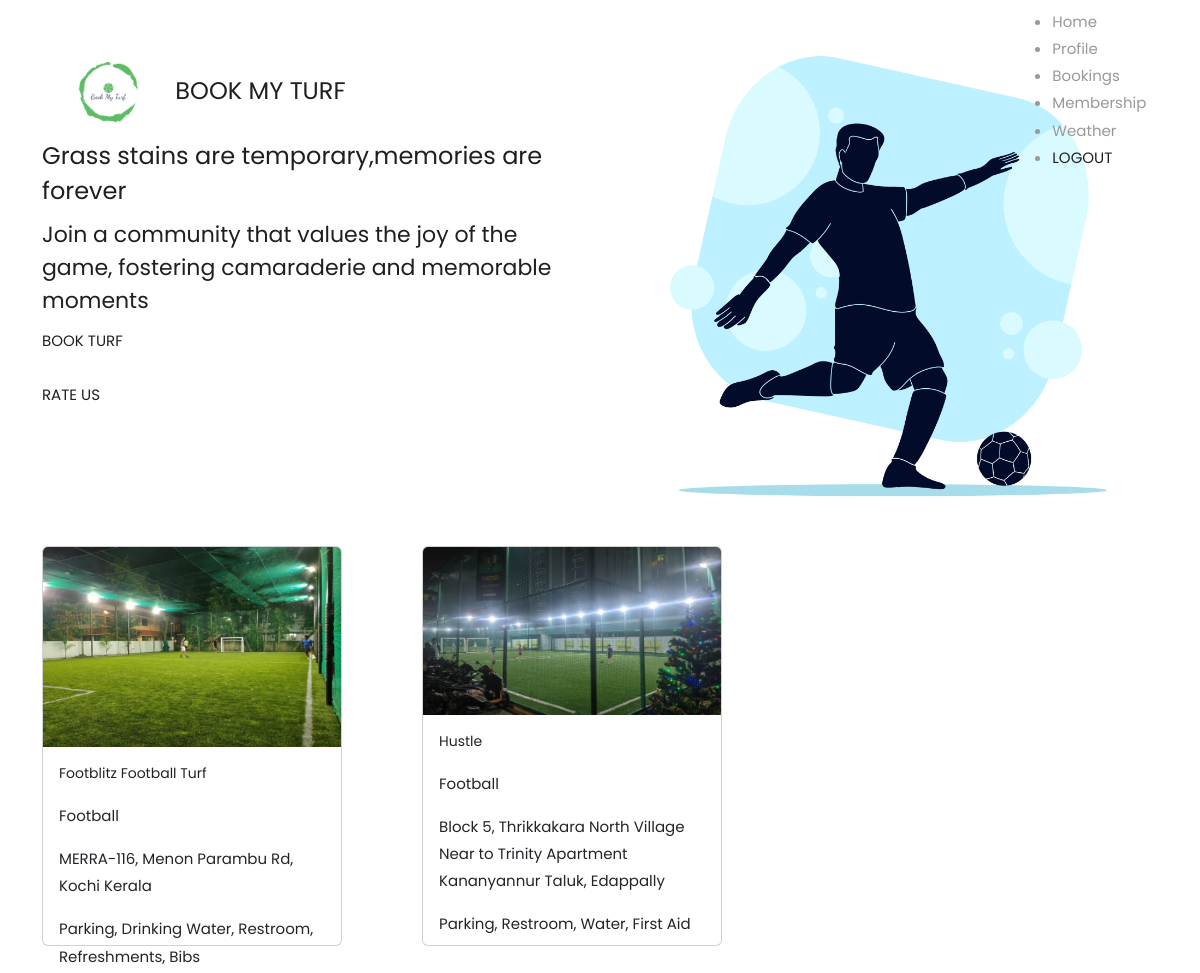
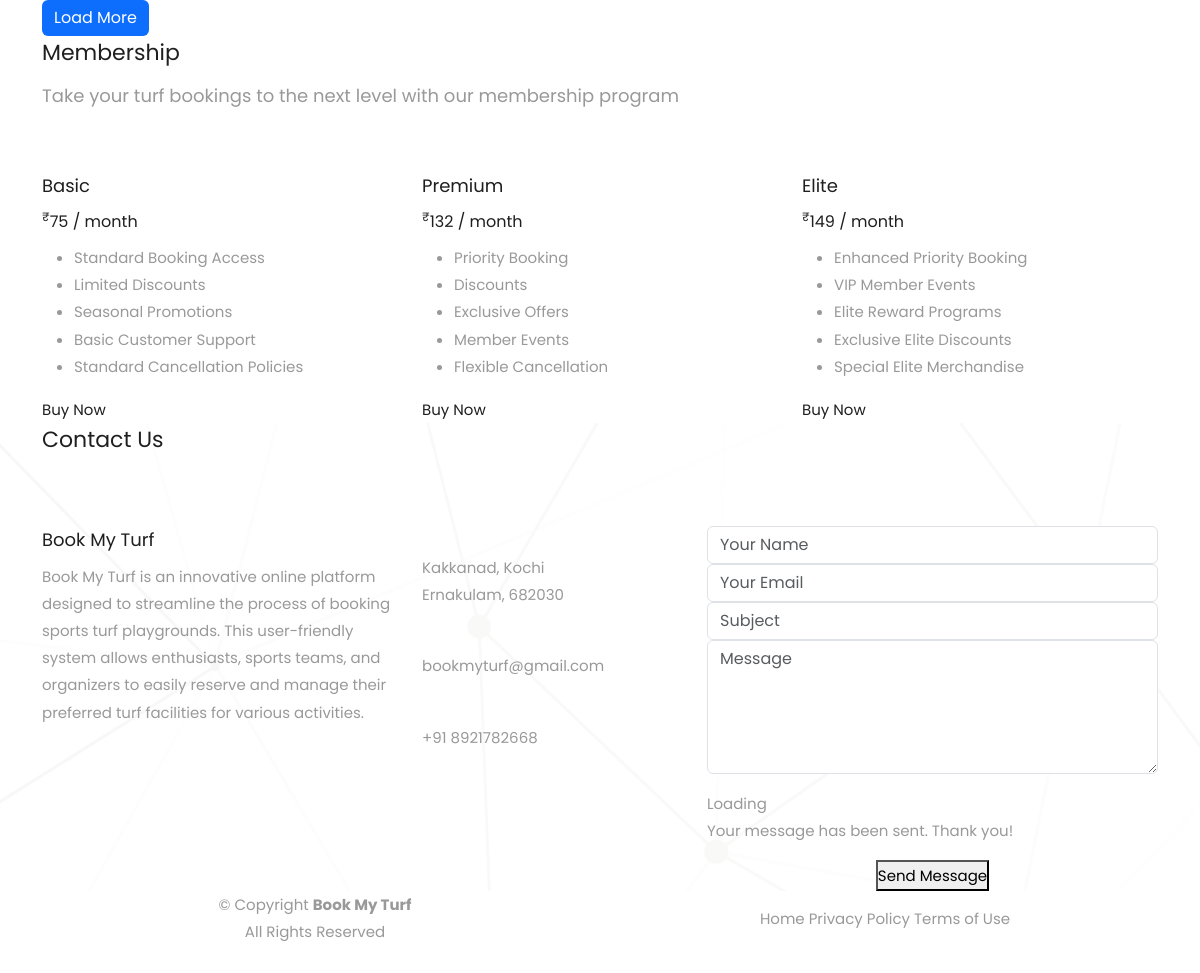
The page /userhomepage/ on the database its author committed (2 pictures, top to bottom).
### turf_app/models.py (models this page shows)
class turftbl(models.Model):
    tname = models.CharField(max_length=20, null=True)
    loc = models.CharField(max_length=50, null=True)
    timing = models.CharField(max_length=20, null=True)
    contact = models.IntegerField(null=True)
    email = models.EmailField(null=True)
    image = models.ImageField(null=True, upload_to='media')
    services = models.CharField(max_length=60, null=True)
    amenities = models.TextField(max_length=60, null=True)
    amount = models.IntegerField(max_length=4, null=True)

### turf_app/views.py (the view)
# urls.py: path("userhomepage/", views.userhomepage),
def userhomepage(request):
    v = turftbl.objects.all()[:3]
    return render(request, "userhomepage.html", {"v": v})

### templates/userhomepage.html (shortened to what this page needs)
<!DOCTYPE html>
{%load static%}
<html lang="en">
<head>
  <link href="{% static 'asset/vendor/aos/aos.css' %}" rel="stylesheet">
  <link href="{% static 'asset/vendor/bootstrap/css/bootstrap.min.css' %}" rel="stylesheet">
  <link href="{% static 'asset/vendor/bootstrap-icons/bootstrap-icons.css' %}" rel="stylesheet">
  <link href="{% static 'asset/vendor/boxicons/css/boxicons.min.css' %}" rel="stylesheet">
  <link href="{% static 'asset/vendor/glightbox/css/glightbox.min.css' %}" rel="stylesheet">
  <link href="{% static 'asset/vendor/remixicon/remixicon.css' %}" rel="stylesheet">
  <link href="{% static 'asset/vendor/swiper/swiper-bundle.min.css' %}" rel="stylesheet">
  <link href="{% static 'asset/css/style.css' %}" rel="stylesheet">
</head>
<body>
  <header id="header" class="fixed-top d-flex align-items-center">
    <div class="container d-flex align-items-center justify-content-between">
      <div class="logo">
        <h1><img src="{% static 'asset/img/turflogo.jpeg' %}" height="100px">BOOK MY TURF</h1>
      </div>
      <nav id="navbar" class="navbar">
        <ul>
          <li><a class="nav-link scrollto active" href="/userhomepage">Home</a></li>
          <li><a class="nav-link scrollto" href="/userprofile">Profile</a></li>
          <li><a class="nav-link scrollto" href="/viewbooking">Bookings</a></li>
          <li><a class="nav-link scrollto" href="/usermembership">Membership</a></li>
          <li><a class="nav-link scrollto" href="/weather">Weather</a></li>
          <li><a class="getstarted scrollto" href="/userlogin">LOGOUT</a></li>
        </ul>
        <i class="bi bi-list mobile-nav-toggle"></i>
      </nav>
    </div>
  </header>
  <section id="hero" class="d-flex align-items-center">
    <div class="container">
      <div class="row">
        <div class="col-lg-6 pt-5 pt-lg-0 order-2 order-lg-1 d-flex flex-column justify-content-center">
          <h1 data-aos="fade-up">Grass stains are temporary,memories are forever</h1>
          <h2 data-aos="fade-up" data-aos-delay="400">Join a community that values the joy of the game, fostering camaraderie and memorable moments</h2>
          <div data-aos="fade-up" data-aos-delay="800">
            <a href="/viewturf" class="btn-get-started scrollto">BOOK TURF</a><br><br>
            <a href="/review" class="btn-get-started scrollto">RATE US</a>
          </div>
        </div>
        <div class="col-lg-6 order-1 order-lg-2 hero-img" data-aos="fade-left" data-aos-delay="200">
          <img src="{% static 'asset/img/football.jpg' %}" class="img-fluid animated" alt="">
        </div>
      </div>
    </div>
  </section>
  <section id="book" class="book">
      <div class="container">
  <div class="row">
    {%for i in v%}
        <div class="col-sm-4">
<div class="card" style="width: 300px; height: 400px;">
  <img class="card-img-top" src="{{i.image}}" height="200" alt="Card image cap">
  <div class="card-body">
    <h5 class="card-title">{{i.tname}}</h5>
    <p class="card-text">{{i.services}}</p>
     <p class="card-text">{{i.loc}}</p>
     <p class="card-text">{{i.amenities}}</p>
  </div>
</div>
            </div>
{%endfor%}
</div>
       <br> <a href="/loadturfdetails/{{i.id}}" class="btn btn-primary">Load More</a>
</div>
   </section>
    <section id="pricing" class="pricing">
      <div class="container">
        <div class="section-title">
          <h2>Membership</h2>
          <p>Take your turf bookings to the next level with our membership program</p>
        </div>
        <div class="row">
          <div class="col-lg-4 col-md-6">
            <div class="box" data-aos="zoom-in-right" data-aos-delay="200">
              <h3>Basic</h3>
              <h4><sup>₹</sup>75<span> / month</span></h4>
              <ul>
                <li>Standard Booking Access</li>
                <li>Limited Discounts</li>
                <li>Seasonal Promotions</li>
                <li>Basic Customer Support</li>
                <li>Standard Cancellation Policies</li>
              </ul>
              <div class="btn-wrap">
                <a href="#" class="btn-buy">Buy Now</a>
              </div>
            </div>
          </div>
          <div class="col-lg-4 col-md-6 mt-4 mt-md-0">
            <div class="box recommended" data-aos="zoom-in" data-aos-delay="100">
              <h3>Premium</h3>
              <h4><sup>₹</sup>132<span> / month</span></h4>
              <ul>
                <li>Priority Booking</li>
                <li>Discounts</li>
                <li>Exclusive Offers</li>
                <li>Member Events</li>
                <li>Flexible Cancellation</li>
              </ul>
              <div class="btn-wrap">
                <a href="#" class="btn-buy">Buy Now</a>
              </div>
            </div>
          </div>
          <div class="col-lg-4 col-md-6 mt-4 mt-lg-0">
            <div class="box" data-aos="zoom-in-left" data-aos-delay="200">
              <h3>Elite</h3>
              <h4><sup>₹</sup>149<span> / month</span></h4>
              <ul>
                <li>Enhanced Priority Booking</li>
                <li>VIP Member Events</li>
                <li>Elite Reward Programs</li>
                <li>Exclusive Elite Discounts</li>
                <li>Special Elite Merchandise</li>
              </ul>
              <div class="btn-wrap">
                <a href="#" class="btn-buy">Buy Now</a>
              </div>
            </div>
          </div>
        </div>
      </div>
    </section>
   <section id="contact" class="contact">
      <div class="container">
        <div class="section-title" data-aos="fade-up">
          <h2>Contact Us</h2>
        </div>
        <div class="row">
          <div class="col-lg-4 col-md-6" data-aos="fade-up" data-aos-delay="100">
            <div class="contact-about">
              <h3>Book My Turf</h3>
              <p>Book My Turf is an innovative online platform designed to streamline the process of booking sports turf playgrounds. This user-friendly system allows enthusiasts, sports teams, and organizers to easily reserve and manage their preferred turf facilities for various activities. </p>
              <div class="social-links">
                <a href="#" class="twitter"><i class="bi bi-twitter"></i></a>
                <a href="#" class="facebook"><i class="bi bi-facebook"></i></a>
                <a href="#" class="instagram"><i class="bi bi-instagram"></i></a>
                <a href="#" class="linkedin"><i class="bi bi-linkedin"></i></a>
              </div>
            </div>
          </div>
          <div class="col-lg-3 col-md-6 mt-4 mt-md-0" data-aos="fade-up" data-aos-delay="200">
            <div class="info">
              <div>
                <i class="ri-map-pin-line"></i>
                <p>Kakkanad, Kochi<br>Ernakulam, 682030</p>
              </div>
              <div>
                <i class="ri-mail-send-line"></i>
                <p>bookmyturf@gmail.com</p>
              </div>
              <div>
                <i class="ri-phone-line"></i>
                <p>+91 8921782668</p>
              </div>
            </div>
          </div>
          <div class="col-lg-5 col-md-12" data-aos="fade-up" data-aos-delay="300">
            <form action="forms/contact.php" method="post" role="form" class="php-email-form">
              <div class="form-group">
                <input type="text" name="name" class="form-control" id="name" placeholder="Your Name" required>
              </div>
              <div class="form-group">
                <input type="email" class="form-control" name="email" id="email" placeholder="Your Email" required>
              </div>
              <div class="form-group">
                <input type="text" class="form-control" name="subject" id="subject" placeholder="Subject" required>
              </div>
              <div class="form-group">
                <textarea class="form-control" name="message" rows="5" placeholder="Message" required></textarea>
              </div>
              <div class="my-3">
                <div class="loading">Loading</div>
                <div class="sent-message">Your message has been sent. Thank you!</div>
              </div>
              <div class="text-center"><button type="submit">Send Message</button></div>
            </form>
          </div>
        </div>
      </div>
    </section>
  <footer id="footer">
    <div class="container">
      <div class="row d-flex align-items-center">
        <div class="col-lg-6 text-lg-left text-center">
          <div class="copyright">
            &copy; Copyright <strong>Book My Turf</strong> <br>All Rights Reserved
          </div>
        </div>
        <div class="col-lg-6">
          <nav class="footer-links text-lg-right text-center pt-2 pt-lg-0">
            <a href="#intro" class="scrollto">Home</a>
            <a href="/privacypolicy">Privacy Policy</a>
            <a href="/termsofuse">Terms of Use</a>
          </nav>
        </div>
      </div>
    </div>
  </footer>
  <a href="#" class="back-to-top d-flex align-items-center justify-content-center"><i class="bi bi-arrow-up-short"></i></a>
</body>
</html>

### static/css/style.css (style rules this page uses)
* { box-sizing: border-box; margin: 0; padding: 0; }
body { color: #999; font-size: 15px; font-family: 'Poppins', sans-serif; line-height: 1.80857; }
a { color: #f3e7e7; text-decoration: none !important; outline: none !important; -webkit-transition: all .3s ease-in-out; -moz-transition: all .3s ease-in-out; -ms-transition: all .3s ease-in-out; -o-transition: all .3s ease-in-out; transition: all .3s ease-in-out; }
h1, h2, h3, h4, h5, h6 { letter-spacing: 0; font-weight: normal; position: relative; padding: 0 0 10px 0; font-weight: normal; line-height: normal; color: #1f1f1f; margin: 0 }
h1 { font-size: 24px }
h2 { font-size: 22px }
h3 { font-size: 18px }
h4 { font-size: 16px }
h5 { font-size: 14px }
a { color: #1f1f1f; text-decoration: none; outline: none; }
a, .btn { text-decoration: none !important; outline: none !important; -webkit-transition: all .3s ease-in-out; -moz-transition: all .3s ease-in-out; -ms-transition: all .3s ease-in-out; -o-transition: all .3s ease-in-out; transition: all .3s ease-in-out; }
.section-title { display: block; position: relative; margin-bottom: 60px; }
.section-title p { color: #999; font-weight: 400; font-size: 18px; line-height: 33px; margin: 0; }
#contact { background: url(images/bg.png) no-repeat center center #fff; }
.footer-links { list-style: none; padding: 0; }
.footer-links a { color: #999; }
.btn { border: 0 !important; }

### rows shown on the page
turftbl: image (picture), tname "Footblitz Football Turf", services "Football", loc "MERRA-116, Menon Parambu Rd, Kochi Kerala", amenities "Parking, Drinking Water, Restroom, Refreshments, Bibs"
turftbl: image (picture), tname "Hustle", services "Football", loc "Block 5, Thrikkakara North Village Near to Trinity Apartment Kananyannur Taluk, Edappally", amenities "Parking, Restroom, Water, First Aid"
